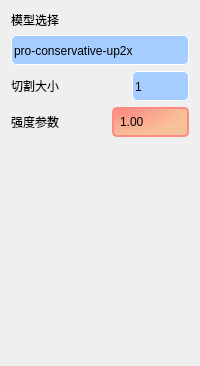
                          <widget class="QWidget" name="page_4">
                           <layout class="QVBoxLayout" name="verticalLayout_5">
                            <item>
                             <widget class="QLabel" name="label_7">
                              <property name="styleSheet">
                               <string notr="true">font: bold 13pt &quot;Microsoft YaHei&quot;;</string>
                              </property>
                              <property name="text">
                               <string>模型选择</string>
                              </property>
                             </widget>
                            </item>
                            <item>
                             <widget class="QComboBox" name="cb_cg_model">
                              <property name="minimumSize">
                               <size>
                                <width>100</width>
                                <height>30</height>
                               </size>
                              </property>
                              <property name="maximumSize">
                               <size>
                                <width>16777215</width>
                                <height>16777215</height>
                               </size>
                              </property>
                              <property name="styleSheet">
                               <string notr="true">QComboBox
{
	border-radius:5px;
	background-color:rgb(165, 205, 255);
	font: bold 13pt &quot;Microsoft YaHei&quot;;
    color:rgb(0,0,0);
    border:1px outset rgb(255, 255, 255);
	padding-top: 2px;
	padding-left: 2px;
}
QComboBox:disabled
{
	background-color:rgba(50,50,50,200);
	font: 75 9pt &quot;Microsoft YaHei&quot;;
    color:rgb(160,160,160);
}
QComboBox:hover
{
	background-color: rgba(165, 205, 255,80%);
	border:1px solid rgb(31,156,220) ;
}
/*点击combox的样式*/
QComboBox:on
{
	border-radius:3px;
	background-color: rgba(165, 205, 255,80%);
	font: 75 9pt &quot;Microsoft YaHei&quot;;
    color:rgb(0,0,0);
    border:1px solid rgb(31,156,220) ;
}
/*下拉框的样式*/
QComboBox QAbstractItemView 
{
    outline: 0px solid gray;  /*取消选中虚线*/
    border: 1px solid rgb(31,156,220);  
    font: 75 9pt &quot;Microsoft YaHei&quot;;
    color: rgb(0,0,0);
    background-color: rgba(165, 205, 255,80%);
    selection-background-color: rgb(90,90,90);   
}
 /*选中每一项高度*/
QComboBox QAbstractItemView::item
 { 
	height: 25px;  
 }
/*选中每一项的字体颜色和背景颜色*/
QComboBox QAbstractItemView::item:selected 
{
    color: rgb(31,163,246);
	background-color: rgb(0,0,0); 
}
 /*下拉箭头的边框*/
QComboBox::drop-down 
{
	border:none;
}
 /*下拉箭头样式*/
QComboBox::down-arrow 
{
    right:10px;/*控制箭头左右偏移*/
    width: 9px;  
    height: 9px; 
  border-image: url(:/white/buttom_white/下1_down-two.svg);
      border-width:8px 8px 8px 8px;
}
 /*下拉箭头点击样式*/
QComboBox::down-arrow:on
{
    width: 9px;  
    height: 9px;   
    border-image: url(:/white/buttom_white/上1_up-two.svg);
    border-width:8px 8px 8px 8px;
}</string>
                              </property>
                              <item>
                               <property name="text">
                                <string>pro-conservative-up2x</string>
                               </property>
                              </item>
                              <item>
                               <property name="text">
                                <string>pro-conservative-up3x</string>
                               </property>
                              </item>
                              <item>
                               <property name="text">
                                <string>pro-denoise3x-up2x</string>
                               </property>
                              </item>
                              <item>
                               <property name="text">
                                <string>pro-denoise3x-up3x</string>
                               </property>
                              </item>
                              <item>
                               <property name="text">
                                <string>pro-no-denoise3x-up2x</string>
                               </property>
                              </item>
                              <item>
                               <property name="text">
                                <string>pro-no-denoise3x-up3x</string>
                               </property>
                              </item>
                              <item>
                               <property name="text">
                                <string>up2x-latest-conservative</string>
                               </property>
                              </item>
                              <item>
                               <property name="text">
                                <string>up2x-latest-denoise1x</string>
                               </property>
                              </item>
                              <item>
                               <property name="text">
                                <string>up2x-latest-denoise2x</string>
                               </property>
                              </item>
                              <item>
                               <property name="text">
                                <string>up2x-latest-denoise3x</string>
                               </property>
                              </item>
                              <item>
                               <property name="text">
                                <string>up2x-latest-no-denoise</string>
                               </property>
                              </item>
                              <item>
                               <property name="text">
                                <string>up3x-latest-conservative</string>
                               </property>
                              </item>
                              <item>
                               <property name="text">
                                <string>up3x-latest-denoise3x</string>
                               </property>
                              </item>
                              <item>
                               <property name="text">
                                <string>up3x-latest-no-denoise</string>
                               </property>
                              </item>
                              <item>
                               <property name="text">
                                <string>up4x-latest-conservative</string>
                               </property>
                              </item>
                              <item>
                               <property name="text">
                                <string>up4x-latest-denoise3x</string>
                               </property>
                              </item>
                              <item>
                               <property name="text">
                                <string>up4x-latest-no-denoise</string>
                               </property>
                              </item>
                             </widget>
                            </item>
                            <item>
                             <layout class="QHBoxLayout" name="horizontalLayout_6" stretch="1,1,1">
                              <item>
                               <widget class="QLabel" name="label_6">
                                <property name="styleSheet">
                                 <string notr="true">font: bold 13pt &quot;Microsoft YaHei&quot;;</string>
                                </property>
                                <property name="text">
                                 <string>切割大小</string>
                                </property>
                               </widget>
                              </item>
                              <item>
                               <spacer name="horizontalSpacer_7">
                                <property name="orientation">
                                 <enum>Qt::Horizontal</enum>
                                </property>
                                <property name="sizeHint" stdset="0">
                                 <size>
                                  <width>40</width>
                                  <height>20</height>
                                 </size>
                                </property>
                               </spacer>
                              </item>
                              <item>
                               <widget class="QComboBox" name="cb_cg_tile">
                                <property name="sizePolicy">
                                 <sizepolicy hsizetype="Minimum" vsizetype="Minimum">
                                  <horstretch>0</horstretch>
                                  <verstretch>0</verstretch>
                                 </sizepolicy>
                                </property>
                                <property name="minimumSize">
                                 <size>
                                  <width>0</width>
                                  <height>30</height>
                                 </size>
                                </property>
                                <property name="maximumSize">
                                 <size>
                                  <width>16777215</width>
                                  <height>16777215</height>
                                 </size>
                                </property>
                                <property name="styleSheet">
                                 <string notr="true">QComboBox
{
	border-radius:5px;
	background-color:rgb(165, 205, 255);
	font: bold 13pt &quot;Microsoft YaHei&quot;;
    color:rgb(0,0,0);
    border:1px outset rgb(255, 255, 255);
	padding-top: 2px;
	padding-left: 2px;
}
QComboBox:disabled
{
	background-color:rgba(50,50,50,200);
	font: 75 9pt &quot;Microsoft YaHei&quot;;
    color:rgb(160,160,160);
}
QComboBox:hover
{
	background-color: rgba(165, 205, 255,80%);
	border:1px solid rgb(31,156,220) ;
}
/*点击combox的样式*/
QComboBox:on
{
	border-radius:3px;
	background-color: rgba(165, 205, 255,80%);
	font: 75 9pt &quot;Microsoft YaHei&quot;;
    color:rgb(0,0,0);
    border:1px solid rgb(31,156,220) ;
}
/*下拉框的样式*/
QComboBox QAbstractItemView 
{
    outline: 0px solid gray;  /*取消选中虚线*/
    border: 1px solid rgb(31,156,220);  
    font: 75 9pt &quot;Microsoft YaHei&quot;;
    color: rgb(0,0,0);
    background-color: rgba(165, 205, 255,80%);
    selection-background-color: rgb(90,90,90);   
}
 /*选中每一项高度*/
QComboBox QAbstractItemView::item
 { 
	height: 25px;  
 }
/*选中每一项的字体颜色和背景颜色*/
QComboBox QAbstractItemView::item:selected 
{
    color: rgb(31,163,246);
	background-color: rgb(0,0,0); 
}
 /*下拉箭头的边框*/
QComboBox::drop-down 
{
	border:none;
}
 /*下拉箭头样式*/
QComboBox::down-arrow 
{
    right:10px;/*控制箭头左右偏移*/
    width: 9px;  
    height: 9px; 
  border-image: url(:/white/buttom_white/下1_down-two.svg);
      border-width:8px 8px 8px 8px;
}
 /*下拉箭头点击样式*/
QComboBox::down-arrow:on
{
    width: 9px;  
    height: 9px;   
    border-image: url(:/white/buttom_white/上1_up-two.svg);
    border-width:8px 8px 8px 8px;
}</string>
                                </property>
                                <item>
                                 <property name="text">
                                  <string>1</string>
                                 </property>
                                </item>
                                <item>
                                 <property name="text">
                                  <string>2</string>
                                 </property>
                                </item>
                                <item>
                                 <property name="text">
                                  <string>3</string>
                                 </property>
                                </item>
                                <item>
                                 <property name="text">
                                  <string>4</string>
                                 </property>
                                </item>
                                <item>
                                 <property name="text">
                                  <string>5</string>
                                 </property>
                                </item>
                               </widget>
                              </item>
                             </layout>
                            </item>
                            <item>
                             <layout class="QHBoxLayout" name="horizontalLayout_10" stretch="1,1,1">
                              <item>
                               <widget class="QLabel" name="label_10">
                                <property name="styleSheet">
                                 <string notr="true">font: bold 13pt &quot;Microsoft YaHei&quot;;</string>
                                </property>
                                <property name="text">
                                 <string>强度参数</string>
                                </property>
                               </widget>
                              </item>
                              <item>
                               <spacer name="horizontalSpacer_8">
                                <property name="orientation">
                                 <enum>Qt::Horizontal</enum>
                                </property>
                                <property name="sizeHint" stdset="0">
                                 <size>
                                  <width>40</width>
                                  <height>20</height>
                                 </size>
                                </property>
                               </spacer>
                              </item>
                              <item>
                               <widget class="QDoubleSpinBox" name="db_cg_alpha">
                                <property name="sizePolicy">
                                 <sizepolicy hsizetype="Minimum" vsizetype="Minimum">
                                  <horstretch>0</horstretch>
                                  <verstretch>0</verstretch>
                                 </sizepolicy>
                                </property>
                                <property name="minimumSize">
                                 <size>
                                  <width>0</width>
                                  <height>30</height>
                                 </size>
                                </property>
                                <property name="maximumSize">
                                 <size>
                                  <width>16777215</width>
                                  <height>16777215</height>
                                 </size>
                                </property>
                                <property name="styleSheet">
                                 <string notr="true">QDoubleSpinBox {
    padding-top: 2px;
    padding-bottom: 2px;
	padding-left: 4px;
    padding-right: 15px;
    border:2px solid rgb(253, 139, 133);
    border-radius:5px;
	color: rgb(200,200,200);
    background-color: qradialgradient(cx:0, cy:0, radius:1, fx:0.1, fy:0.1, stop:0 rgb(253, 139, 133),  stop:1 rgb(248, 194, 152));
	selection-color: rgb(235,235,235);
	selection-background-color: rgb(83,121,180);
	font: bold 13pt &quot;Microsoft YaHei&quot;;
    color:rgb(0,0,0);
	
}

QDoubleSpinBox:hover {
   	background-color: rgb(248, 194, 152);
	border:1px solid rgb(31,156,220) ;
}

QDoubleSpinBox::up-button { /* 向上按钮 */
	subcontrol-origin: border; /* 起始位置 */
	subcontrol-position: top right; /* 居于右上角 */
	border: none;
	width: 12px;
	margin-top: 2px;
	margin-right: 13px;
	margin-bottom: 0px;
}

QDoubleSpinBox::up-button:hover {
	border: none;
}

QDoubleSpinBox::up-arrow { /* 向上箭头，图片大小为8x8 */
	image: url(:/white/buttom_white/上-小_up-small.svg);
}

QDoubleSpinBox::up-arrow:hover {
	image: url(:/white/buttom_white/上-小_up-small.svg);
}

QDoubleSpinBox::up-arrow:disabled, QSpinBox::up-arrow:off {
	image: url(:/white/buttom_white/上-小_up-small.svg);
}

QDoubleSpinBox::down-button { /* 向下按钮 */
	subcontrol-origin: border;
	subcontrol-position: bottom right;
	border: none;
	width: 12px;
	margin-top: 0px;
	margin-right: 13px;
	margin-bottom: 2px;
}

QDoubleSpinBox::down-button:hover {
	border: none;
}

QDoubleSpinBox::down-arrow { /* 向下箭头 */
	image: url(:/white/buttom_white/下-小_down-small.svg);
}

QDoubleSpinBox::down-arrow:hover {
	image: url(:/white/buttom_white/下-小_down-small.svg);
}

QDoubleSpinBox::down-arrow:disabled, QSpinBox::down-arrow:off {
	image: url(:/white/buttom_white/下-小_down-small.svg);
}</string>
                                </property>
                                <property name="maximum">
                                 <double>2.000000000000000</double>
                                </property>
                                <property name="singleStep">
                                 <double>0.100000000000000</double>
                                </property>
                                <property name="value">
                                 <double>1.000000000000000</double>
                                </property>
                               </widget>
                              </item>
                             </layout>
                            </item>
                            <item>
                             <spacer name="verticalSpacer">
                              <property name="orientation">
                               <enum>Qt::Vertical</enum>
                              </property>
                              <property name="sizeHint" stdset="0">
                               <size>
                                <width>20</width>
                                <height>218</height>
                               </size>
                              </property>
                             </spacer>
                            </item>
                           </layout>
                          </widget>
